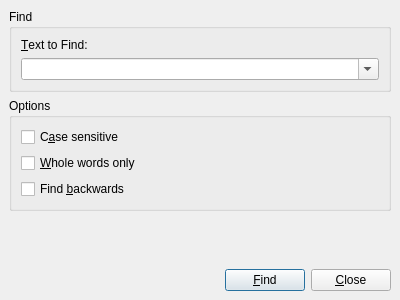
<ui version="4.0" >
 <class>PoDoFoFindDlg</class>
 <widget class="QDialog" name="PoDoFoFindDlg" >
  <property name="geometry" >
   <rect>
    <x>0</x>
    <y>0</y>
    <width>400</width>
    <height>300</height>
   </rect>
  </property>
  <property name="windowTitle" >
   <string>Find Text</string>
  </property>
  <layout class="QVBoxLayout" >
   <property name="margin" >
    <number>9</number>
   </property>
   <property name="spacing" >
    <number>6</number>
   </property>
   <item>
    <widget class="QGroupBox" name="groupBoxFind" >
     <property name="title" >
      <string>Find</string>
     </property>
     <layout class="QVBoxLayout" >
      <property name="margin" >
       <number>9</number>
      </property>
      <property name="spacing" >
       <number>6</number>
      </property>
      <item>
       <widget class="QLabel" name="label" >
        <property name="text" >
         <string>&amp;Text to Find:</string>
        </property>
        <property name="buddy" >
         <cstring>comboBoxText</cstring>
        </property>
       </widget>
      </item>
      <item>
       <widget class="QComboBox" name="comboBoxText" >
        <property name="editable" >
         <bool>true</bool>
        </property>
       </widget>
      </item>
     </layout>
    </widget>
   </item>
   <item>
    <widget class="QGroupBox" name="groupBoxOptions" >
     <property name="title" >
      <string>Options</string>
     </property>
     <layout class="QVBoxLayout" >
      <property name="margin" >
       <number>9</number>
      </property>
      <property name="spacing" >
       <number>6</number>
      </property>
      <item>
       <widget class="QCheckBox" name="checkBoxCaseSensitive" >
        <property name="text" >
         <string>C&amp;ase sensitive</string>
        </property>
       </widget>
      </item>
      <item>
       <widget class="QCheckBox" name="checkBoxWholeWords" >
        <property name="text" >
         <string>&amp;Whole words only</string>
        </property>
       </widget>
      </item>
      <item>
       <widget class="QCheckBox" name="checkBoxFindBackwards" >
        <property name="text" >
         <string>Find &amp;backwards</string>
        </property>
       </widget>
      </item>
     </layout>
    </widget>
   </item>
   <item>
    <spacer>
     <property name="orientation" >
      <enum>Qt::Vertical</enum>
     </property>
     <property name="sizeHint" >
      <size>
       <width>20</width>
       <height>40</height>
      </size>
     </property>
    </spacer>
   </item>
   <item>
    <layout class="QHBoxLayout" >
     <property name="margin" >
      <number>0</number>
     </property>
     <property name="spacing" >
      <number>6</number>
     </property>
     <item>
      <spacer>
       <property name="orientation" >
        <enum>Qt::Horizontal</enum>
       </property>
       <property name="sizeType" >
        <enum>QSizePolicy::Expanding</enum>
       </property>
       <property name="sizeHint" >
        <size>
         <width>40</width>
         <height>20</height>
        </size>
       </property>
      </spacer>
     </item>
     <item>
      <widget class="QPushButton" name="buttonFind" >
       <property name="text" >
        <string>&amp;Find</string>
       </property>
       <property name="default" >
        <bool>true</bool>
       </property>
      </widget>
     </item>
     <item>
      <widget class="QPushButton" name="buttonClose" >
       <property name="text" >
        <string>&amp;Close</string>
       </property>
      </widget>
     </item>
    </layout>
   </item>
  </layout>
 </widget>
 <resources/>
 <connections>
  <connection>
   <sender>buttonFind</sender>
   <signal>clicked()</signal>
   <receiver>PoDoFoFindDlg</receiver>
   <slot>accept()</slot>
   <hints>
    <hint type="sourcelabel" >
     <x>271</x>
     <y>276</y>
    </hint>
    <hint type="destinationlabel" >
     <x>199</x>
     <y>149</y>
    </hint>
   </hints>
  </connection>
  <connection>
   <sender>buttonClose</sender>
   <signal>clicked()</signal>
   <receiver>PoDoFoFindDlg</receiver>
   <slot>close()</slot>
   <hints>
    <hint type="sourcelabel" >
     <x>352</x>
     <y>276</y>
    </hint>
    <hint type="destinationlabel" >
     <x>199</x>
     <y>149</y>
    </hint>
   </hints>
  </connection>
 </connections>
</ui>
